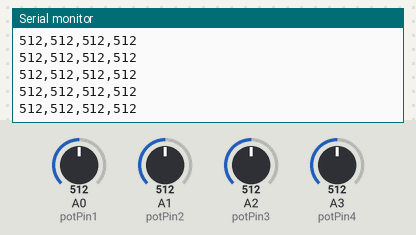
Recording of a sketch running on a simulated Arduino Uno, built with avr-gcc and run on an emulated ATmega328P. Shown: the last lines printed to the serial monitor. Inputs (shaded band) come from the test bench; at power-on: A0 (potPin1) = 512, A1 (potPin2) = 512, A2 (potPin3) = 512, A3 (potPin4) = 512.

Above: at 1.2 s.
1.3 s: A0 (potPin1) set to 111
At 2.4 s:
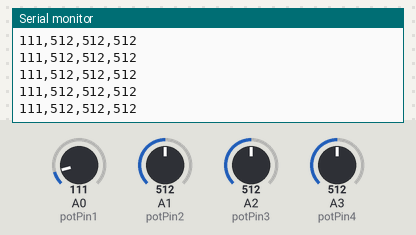
2.8 s: A0 (potPin1) set to 93
At 3.4 s:
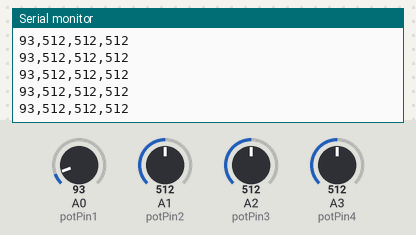
Timing chart, 0 to 5.8 s (numbered marks = the images above; inputs shaded):
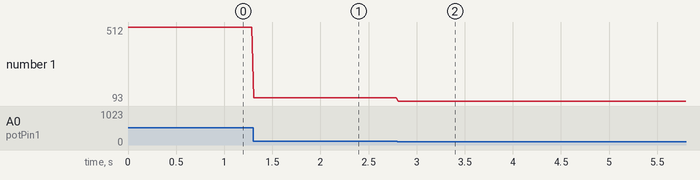

The sketch:

sketch_dec19a.ino
```cpp
int potPin1 = A0;
int potPin2 = A1;
int potPin3 = A2;
int potPin4 = A3;
int potVal1 = 0;
int potVal2 = 0;
int potVal3 = 0;
int potVal4 = 0;

void setup() {
  Serial.begin(19200);
}

void loop() {
 potVal1 = analogRead(potPin1);   // read the potentiometer value at the input pin
 potVal2 = analogRead(potPin2);   // read the potentiometer value at the input pin
 potVal3 = analogRead(potPin3);   // read the potentiometer value at the input pin
 potVal4 = analogRead(potPin4);   // read the potentiometer value at the input pin
 Serial.print(potVal1);
 Serial.print(",");
 Serial.print(potVal2);
 Serial.print(",");
 Serial.print(potVal3);
 Serial.print(",");
 Serial.print(potVal4);
 Serial.println();
 delay(20);

}
```

Measured:
- after the input at 1.3 s, the serial monitor: prints a new line at once (image 1)
- after the input at 2.8 s, the serial monitor: prints a new line at once (image 2)
- plotted number 1: 512 → 111 after the input at 1.3 s, 111 → 93 after the input at 2.8 s
